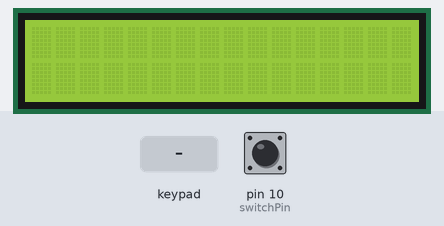
Recording of a sketch running on a simulated Arduino Uno, built with avr-gcc and run on an emulated ATmega328P. Shown: 16×2 character LCD. Inputs (shaded band) come from the test bench; at power-on: pin 10 (switchPin) HIGH. The local clock reads 2024-03-15 10:24:30 at power-on unless the sketch sets it.

Above: at 1.2 s.
1.3 s: pin 10 (switchPin) pulled LOW for 0.15 s
At 2.2 s:
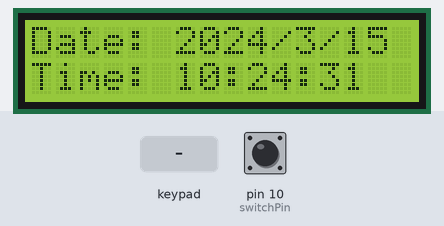
4.4 s: pin 10 (switchPin) pulled LOW for 1 s
At 5.6 s:
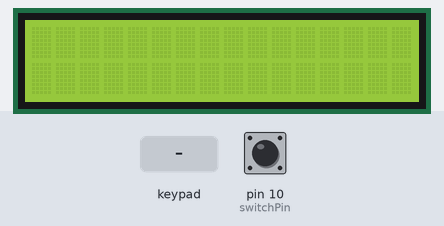
6.9 s: keypad keys 9 8 7 6 * pressed 0.4 s apart
At 8.9 s:
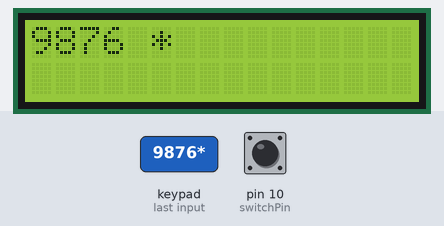
10.4 s: keypad keys 9 8 7 6 # pressed 0.4 s apart
At 13.2 s:
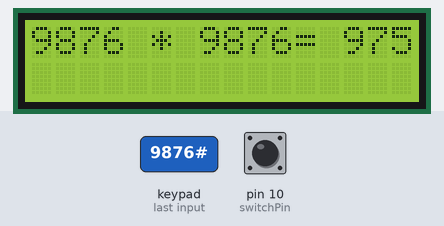
13.9 s: key 'c' pressed
At 14.3 s:
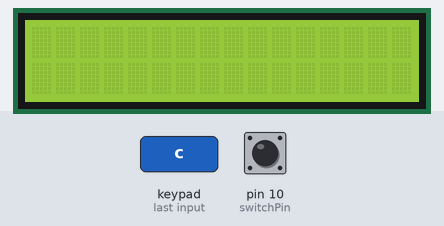
15.4 s: key '1' pressed
At 16.8 s:
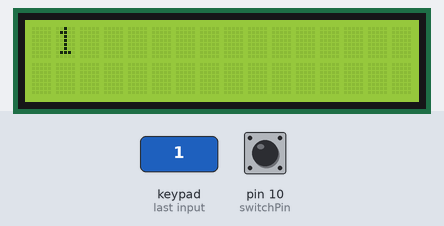
Timing chart, 0 to 17.9 s (numbered marks = the images above; inputs shaded):
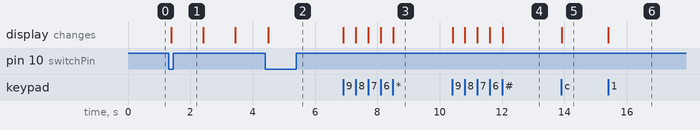

Measured:
- after the input at 1.3 s, the display: changes after 0.08 s (image 1)
- after the input at 4.4 s, the display: changes after 0.10 s (image 2)
- after the input at 6.9 s, the display: first changes at once (image 3 shows a later state)
- after the input at 10.4 s, the display: first changes at once (image 4 shows a later state)
- after the input at 13.9 s, the display: changes at once (image 5)
- after the input at 15.4 s, the display: changes at once (image 6)

The sketch:

CalculatorTest1.ino
```cpp
#include <Keypad.h>
#include <Wire.h>
#include <LiquidCrystal_I2C.h>
#include <RTClib.h>

// Initialize the LCD with I2C address 0x27 and size 16x2
LiquidCrystal_I2C lcd(0x27, 16, 2);
RTC_DS3231 rtc;

const byte ROWS = 4; // four rows
const byte COLS = 4; // four columns

// Define the symbols on the buttons of the keypad
char keys[ROWS][COLS] = {
  {'1', '2', '3', '+'},
  {'4', '5', '6', '-'},
  {'7', '8', '9', '*'},
  {'c', '0', '#', '/'}
};

// Connect keypad ROW0, ROW1, ROW2, ROW3 to these Arduino pins
byte rowPins[ROWS] = {9, 8, 7, 6};

// Connect keypad COL0, COL1, COL2, COL3 to these Arduino pins
byte colPins[COLS] = {5, 4, 3, 2};

// Create the Keypad object
Keypad keypad = Keypad(makeKeymap(keys), rowPins, colPins, ROWS, COLS);

String inputString = "";    // String to hold input from keypad
float firstNumber = 0;      // First operand
float secondNumber = 0;     // Second operand
char operatorChar;          // Operator (+, -, *, /)
boolean isSecondNumber = false; // Flag to check if we are entering the second number
boolean isCalculatorMode = true; // Flag to check if we are in calculator mode

const int switchPin = 10;   // Pin connected to the switch
boolean lastSwitchState = HIGH; // Last state of the switch
boolean currentSwitchState;     // Current state of the switch

void setup() {
  Serial.begin(9600);       // Start serial communication at 9600 baud
  lcd.init();              // Initialize the LCD
  lcd.backlight();          // Turn on the backlight
  lcd.clear();              // Clear any previous content on the LCD
  pinMode(switchPin, INPUT_PULLUP); // Initialize the switch pin with an internal pull-up resistor

  if (!rtc.begin()) {
    lcd.print("Couldn't find RTC");
    while (1);
  }
  if (rtc.lostPower()) {
    lcd.print("RTC lost power, set the time!");
    // Uncomment the following line to set the date and time
    // rtc.adjust(DateTime(F(__DATE__), F(__TIME__)));
  }
}

void loop() {
  currentSwitchState = digitalRead(switchPin); // Read the state of the switch

  // Check if the switch state has changed
  if (currentSwitchState == LOW && lastSwitchState == HIGH) {
    delay(50); // Debounce delay
    isCalculatorMode = !isCalculatorMode; // Toggle mode
    lcd.clear(); // Clear the LCD
  }

  lastSwitchState = currentSwitchState; // Update the switch state

  if (isCalculatorMode) {
    runCalculatorMode();
  } else {
    displayDate();
  }
}

void runCalculatorMode() {
  char key = keypad.getKey(); // Get the key pressed

  if (key) {
    // If a key is pressed
    if ((key >= '0' && key <= '9') || key == '.') {
      // If the key is a number or a decimal point
      inputString += key;     // Append the key to the input string
      lcd.print(key);         // Print the key to the LCD
    } else if (key == '+' || key == '-' || key == '*' || key == '/') {
      // If the key is an operator
      if (inputString.length() > 0) {
        firstNumber = inputString.toFloat(); // Convert input string to float
        inputString = "";                    // Clear the input string
        operatorChar = key;                  // Store the operator
        isSecondNumber = true;               // Set the flag to true
        lcd.print(" ");                      // Print a space on the LCD
        lcd.print(key);                      // Print the operator on the LCD
        lcd.print(" ");                      // Print a space on the LCD
      }
    } else if (key == '#') {
      // If the key is the equals sign
      if (isSecondNumber && inputString.length() > 0) {
        secondNumber = inputString.toFloat(); // Convert input string to float
        inputString = "";                     // Clear the input string
        float result = 0;                     // Variable to store the result

        // Perform the calculation based on the operator
        switch (operatorChar) {
          case '+': result = firstNumber + secondNumber; break; // Addition
          case '-': result = firstNumber - secondNumber; break; // Subtraction
          case '*': result = firstNumber * secondNumber; break; // Multiplication
          case '/':
            if (secondNumber != 0) {
              result = firstNumber / secondNumber; // Division
            } else {
              lcd.clear();
              lcd.print("Error: Div by 0"); // Display error for division by zero
              return;
            }
            break;
        }
        lcd.print("= ");       // Print equals sign on the LCD
        lcd.print(result, 4);  // Print the result with up to 4 decimal places
        firstNumber = 0;       // Reset the first number
        secondNumber = 0;      // Reset the second number
        isSecondNumber = false;// Reset the flag
      }
    } else if (key == 'c') {
      // If the key is clear (reset)
      inputString = "";         // Clear the input string
      firstNumber = 0;          // Reset the first number
      secondNumber = 0;         // Reset the second number
      isSecondNumber = false;   // Reset the flag
      lcd.clear();              // Clear the LCD
      lcd.print(" ");       // Print "Clear" on the LCD
    }
  }
}

void displayDate() {
  DateTime now = rtc.now(); // Get the current date and time

  lcd.setCursor(0, 0);
  lcd.print("Date: ");
  lcd.print(now.year());
  lcd.print('/');
  lcd.print(now.month());
  lcd.print('/');
  lcd.print(now.day());

  lcd.setCursor(0, 1);
  lcd.print("Time: ");
  lcd.print(now.hour());
  lcd.print(':');
  lcd.print(now.minute());
  lcd.print(':');
  lcd.print(now.second());

  delay(1000); // Update the date and time every second
}
```
